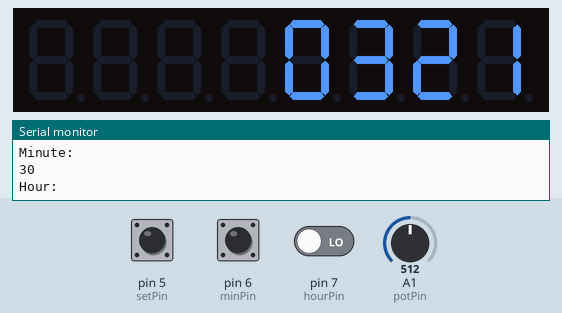
Recording of a sketch running on a simulated Arduino Uno, built with avr-gcc and run on an emulated ATmega328P. On the bench: 8-digit seven-segment display, the last lines printed to the serial monitor. The inputs (shaded band) are chosen by the test bench; at power-on: A1 (potPin) = 512, pin 6 (minPin) LOW, pin 7 (hourPin) LOW, pin 5 (setPin) HIGH. The local clock reads 2024-03-15 10:24:30 at power-on unless the sketch sets it.

Above: at 1.2 s.
1.3 s: A1 (potPin) set to 716
At 1.8 s:
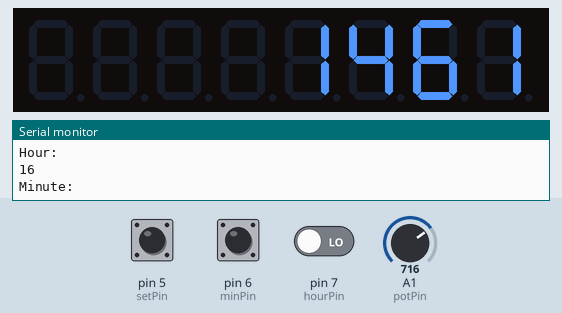
2.8 s: A1 (potPin) set to 900
At 4.0 s:
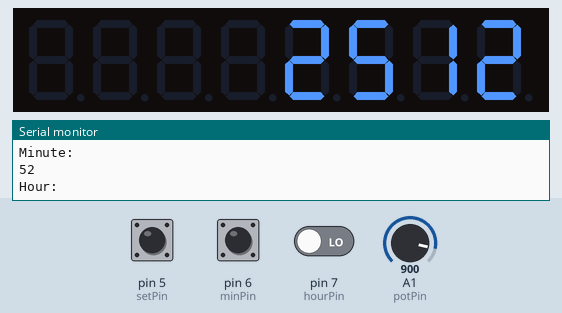
4.3 s: A1 (potPin) set to 1023
At 5.3 s:
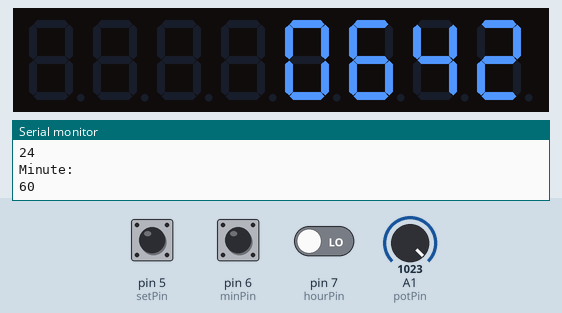
5.8 s: pin 6 (minPin) driven HIGH and pin 7 (hourPin) driven HIGH
At 6.8 s:
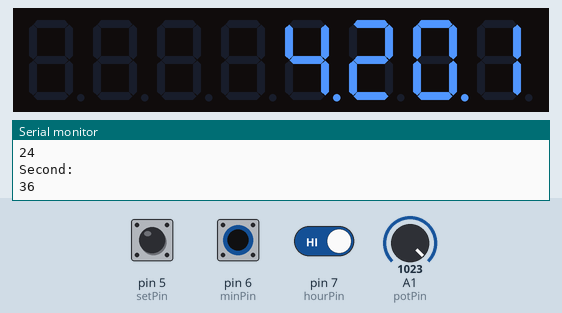
7.3 s: pin 6 (minPin) driven LOW
At 8.2 s:
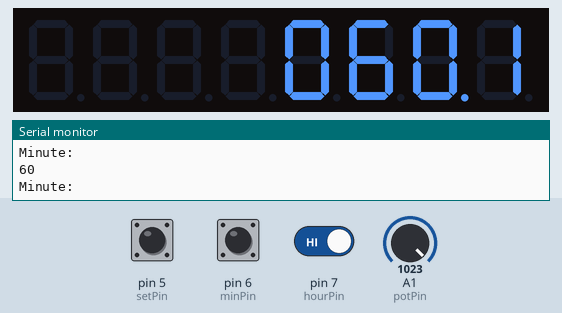
8.8 s: pin 6 (minPin) pulsed HIGH 2 times (0.12 s each, 0.3 s apart)
Timing chart, 0 to 11.8 s (numbered marks = the images above; inputs shaded):
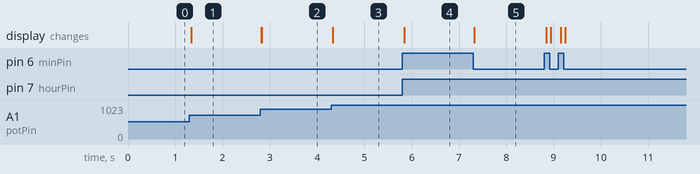

The sketch:

DifferentLibrarySettingBackup.ino
```cpp
#include <Wire.h>
#include <Time.h>
#include <DS1307RTC.h>
#include "LedControl.h"
LedControl lc=LedControl(12,11,10,4);

tmElements_t tm;

bool flag;

//Input variables
int potPin = 1;
int hourPin = 7;
int minPin = 6;
int setPin = 5;


void setup()
{
  Serial.begin(9600);

  lc.shutdown(0,false);
  /* Set the brightness to a medium values*/
  lc.setIntensity(0,0);
  /* and clear the display */
  lc.clearDisplay(0);

  //Button modes
  pinMode(minPin, INPUT);
  pinMode(hourPin, INPUT);
  pinMode(setPin, INPUT);

}

void loop()
{

  if(digitalRead(hourPin) == HIGH && digitalRead(minPin) == HIGH)  //Doesn't display whilst in config
  {
   displayTime();
  }
  if(digitalRead(hourPin) == LOW || digitalRead(minPin) == LOW)
  {
  checkButtons();
  }
  //delay(500);

}


void checkButtons()
{
  int mappedPotVal;
  bool signature;

  //Checks the hour button
  if(digitalRead(hourPin) == LOW)
  {
    int potVal = analogRead(potPin);
    mappedPotVal = map(potVal, 0  , 1023, 0 , 24);

    Serial.println("");
    Serial.println("Hour:");
    Serial.print(mappedPotVal);
    Serial.println("");

    //Displays current value
    lc.setDigit(0,0,mappedPotVal/10, false);
    lc.setDigit(0,1,mappedPotVal%10,false);

    signature = 1;//1 = Hour is being set

    //checks the set button
    if(digitalRead(setPin) == LOW)
    {
      settingTime(mappedPotVal, signature);
    }
  }

  //Checks the Minute button
  if(digitalRead(minPin) == LOW)
  {
    int potVal = analogRead(potPin);
    mappedPotVal = map(potVal, 0  , 1023, 0 , 60);

    Serial.println("");
    Serial.println("Minute:");
    Serial.print(mappedPotVal);
    Serial.println("");

    //Displays current value
    lc.setDigit(0,2,mappedPotVal/10, false);
    lc.setDigit(0,3,mappedPotVal%10,false);

    signature = 0; // 0 = Minute is being set

    //checks the set button
    if(digitalRead(setPin) == LOW)
    {
      settingTime(mappedPotVal, signature);
    }

  }

}

void displayTime()
{
  RTC.read(tm);
  //Displaying to Serial prompt ---------------------------------- REMOVE ONCE DONE
   Serial.println("");
   Serial.println("Hour:");
   Serial.println(tm.Hour);
   Serial.println("Minute:");
   Serial.println(tm.Minute);
   Serial.println("Second:");
   Serial.println(tm.Second);
   //                            ---------------------------------- REMOVE ONCE DONE

   //Displaying to 7Segment display
    lc.setDigit(0,0,tm.Hour/10, false);
    lc.setDigit(0,1,tm.Hour%10,true);

    lc.setDigit(0,2,tm.Minute/10,false);
    lc.setDigit(0,3,tm.Minute%10,true);
}

void settingTime(int mappedVal, bool whichConfig)
{
  RTC.read(tm);

  int oldHour = tm.Hour;
  int oldMinute = tm.Minute;

  if(whichConfig)  //If hour is set
  {
    if(mappedVal == 24)
    {
      mappedVal = 23;
    }
    tm.Hour = mappedVal;
  }
  if(!whichConfig)
  {
    if(mappedVal == 60)
    {
      mappedVal = 59;
    }
    tm.Minute = mappedVal;
  }
  tm.Second = 0;

  tm.Day = 22;
  tm.Month = 5;
  tm.Year = 2014;

  RTC.write(tm);
}
```

Measured:
- after the input at 1.3 s, the display: changes at once (image 1)
- after the input at 2.8 s, the display: first changes at once (image 2 shows a later state)
- after the input at 4.3 s, the display: changes at once (image 3)
- after the input at 5.8 s, the display: changes after 0.05 s (image 4)
- after the input at 7.3 s, the display: changes at once (image 5)
